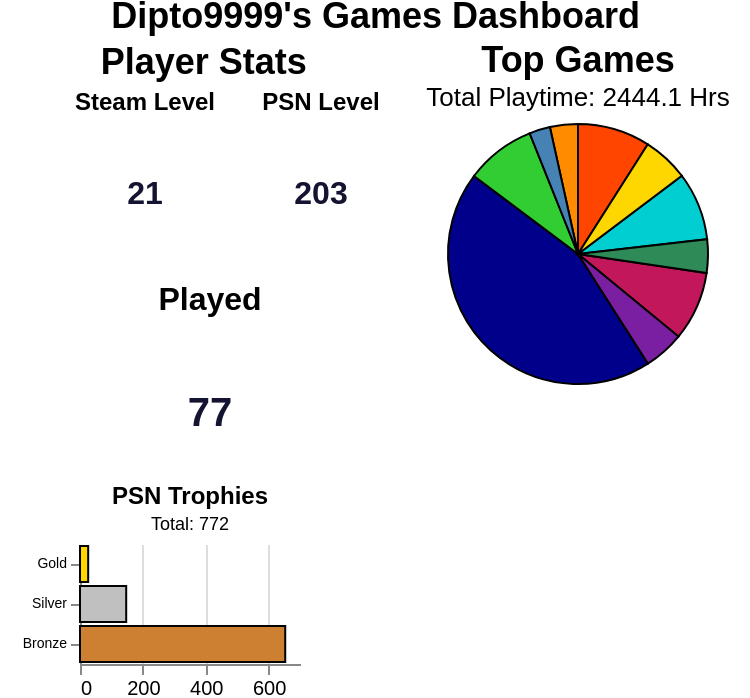

Vega-Lite specification for this chart:
### Vega-Lite specification from a JSON file in a GitHub repository (floating-point values rounded to 4 significant figures)
{"background": null, "config": {"view": {"continuousWidth": 130, "continuousHeight": 130, "strokeOpacity": 0, "strokeWidth": 1.5}, "axis": {"labelFontSize": 10, "titleFontSize": 11}, "legend": {"labelFontSize": 12, "titleFontSize": 16}}, "hconcat": [{"vconcat": [{"hconcat": [{"data": {"name": "data-5d6aeba095252c326bbbfd5f7abdc85a"}, "mark": {"type": "text", "align": "center", "baseline": "middle", "color": "#141331", "fontSize": 16, "fontWeight": "bold"}, "encoding": {"text": {"field": "Value", "type": "quantitative"}, "x": {"axis": null, "field": "Metric", "type": "nominal"}, "y": {"value": 35}}, "height": 60, "title": {"text": "Steam Level", "anchor": "middle", "fontSize": 12}, "width": 65}, {"data": {"name": "data-209579f83bb465219158f903efdbaf51"}, "mark": {"type": "text", "align": "center", "baseline": "middle", "color": "#141331", "fontSize": 16, "fontWeight": "bold"}, "encoding": {"text": {"field": "Value", "type": "quantitative"}, "x": {"axis": null, "field": "Metric", "type": "nominal"}, "y": {"value": 35}}, "height": 60, "title": {"text": "PSN Level", "anchor": "middle", "fontSize": 12}, "width": 65}]}, {"data": {"name": "data-0806719922ab0a69d8ed35284b9451c4"}, "mark": {"type": "text", "align": "center", "baseline": "middle", "color": "#141331", "fontSize": 20, "fontWeight": "bold"}, "encoding": {"text": {"field": "Value", "type": "quantitative"}, "x": {"axis": null, "field": "Metric", "type": "nominal"}, "y": {"value": 45}}, "height": 60, "title": {"text": "Played", "anchor": "middle", "fontSize": 16}, "width": 130}, {"data": {"name": "data-b5e5e3621ebe956b3f4f9d97cbbacadf"}, "mark": {"type": "bar", "stroke": "black", "strokeWidth": 1}, "encoding": {"color": {"field": "type", "legend": null, "scale": {"domain": ["Platinum", "Gold", "Silver", "Bronze"], "range": ["#B9F2FF", "#FFD700", "#C0C0C0", "#CD7F32"]}, "type": "nominal"}, "tooltip": [{"field": "type", "title": "Trophy", "type": "nominal"}, {"field": "count", "title": "Count", "type": "quantitative"}], "x": {"axis": {"tickMinStep": 1, "title": ""}, "field": "count", "type": "quantitative"}, "y": {"axis": {"labelFontSize": 7, "title": ""}, "field": "type", "sort": ["Platinum", "Gold", "Silver", "Bronze"], "type": "nominal"}}, "height": 60, "title": {"text": "PSN Trophies", "anchor": "middle", "fontSize": 12, "subtitle": "Total: 772", "subtitleFontSize": 9}, "width": 110}], "title": {"text": "Player Stats", "anchor": "middle", "fontSize": 18}}, {"data": {"name": "data-e02f2c1edd48e33dbb5a48263f5a1ebf"}, "mark": {"type": "arc", "stroke": "black", "strokeWidth": 1}, "encoding": {"color": {"field": "name", "legend": null, "scale": {"range": ["#00008B", "#FF4500", "#32CD32", "#C2185B", "#00CED1", "#FFD700", "#7B1FA2", "#2E8B57", "#FF8C00", "#4682B4", "#808080", "#8B0000", "#20B2AA", "#E91E63", "#006400"]}, "sort": null, "type": "nominal"}, "theta": {"field": "playtime_percentage", "type": "quantitative"}, "tooltip": [{"field": "name", "title": "Game", "type": "nominal"}, {"field": "playtime_forever", "format": ".1f", "title": "Time (Hrs)", "type": "quantitative"}, {"field": "playtime_percentage", "format": ".2f", "title": "Playtime (%)", "type": "quantitative"}]}, "height": 130, "title": {"text": "Top Games", "anchor": "middle", "fontSize": 18, "subtitle": "Total Playtime: 2444.1 Hrs", "subtitleFontSize": 13}, "width": 130}], "padding": {"left": 10, "right": 10, "top": 0, "bottom": 0}, "resolve": {"scale": {"color": "independent"}}, "title": {"text": "Dipto9999's Games Dashboard", "anchor": "middle", "fontSize": 18}, "$schema": "https://vega.github.io/schema/vega-lite/v6.1.0.json", "datasets": {"data-5d6aeba095252c326bbbfd5f7abdc85a": [{"Metric": "Steam Level", "Value": 21}], "data-209579f83bb465219158f903efdbaf51": [{"Metric": "PSN Level", "Value": 203}], "data-0806719922ab0a69d8ed35284b9451c4": [{"Metric": "Played", "Value": 77}], "data-b5e5e3621ebe956b3f4f9d97cbbacadf": [{"type": "Gold", "count": 26}, {"type": "Silver", "count": 147}, {"type": "Bronze", "count": 653}], "data-e02f2c1edd48e33dbb5a48263f5a1ebf": [{"name": "Skyrim", "playtime_forever": 845.3, "playtime_percentage": 44.28}, {"name": "Batman: Arkham Knight", "playtime_forever": 172.2, "playtime_percentage": 9.02}, {"name": "Spider-Man", "playtime_forever": 166.1, "playtime_percentage": 8.7}, {"name": "Harvest Moon: AWL", "playtime_forever": 164.3, "playtime_percentage": 8.61}, {"name": "God of War", "playtime_forever": 161.5, "playtime_percentage": 8.46}, {"name": "Cyberpunk 2077", "playtime_forever": 108.8, "playtime_percentage": 5.7}, {"name": "LOTR Online", "playtime_forever": 95.7, "playtime_percentage": 5.01}, {"name": "God of War Ragnarok", "playtime_forever": 79.36, "playtime_percentage": 4.16}, {"name": "Telltale: Batman", "playtime_forever": 66.22, "playtime_percentage": 3.47}, {"name": "Stardew Valley", "playtime_forever": 49.5, "playtime_percentage": 2.59}]}}
